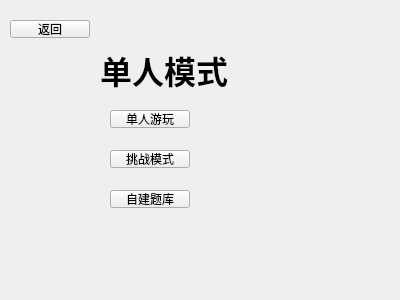
<?xml version="1.0" encoding="UTF-8"?>
<ui version="4.0">
 <class>SinglePlayerMode</class>
 <widget class="QWidget" name="SinglePlayerMode">
  <property name="geometry">
   <rect>
    <x>0</x>
    <y>0</y>
    <width>400</width>
    <height>300</height>
   </rect>
  </property>
  <property name="windowTitle">
   <string>Form</string>
  </property>
  <widget class="QLabel" name="TitleLabel">
   <property name="geometry">
    <rect>
     <x>100</x>
     <y>40</y>
     <width>141</width>
     <height>61</height>
    </rect>
   </property>
   <property name="text">
    <string>&lt;html&gt;&lt;head/&gt;&lt;body&gt;&lt;p&gt;&lt;span style=&quot; font-size:24pt; font-weight:700;&quot;&gt;单人模式&lt;/span&gt;&lt;/p&gt;&lt;/body&gt;&lt;/html&gt;</string>
   </property>
  </widget>
  <widget class="QPushButton" name="SinglePlayerButton">
   <property name="geometry">
    <rect>
     <x>110</x>
     <y>110</y>
     <width>80</width>
     <height>18</height>
    </rect>
   </property>
   <property name="text">
    <string>单人游玩</string>
   </property>
  </widget>
  <widget class="QPushButton" name="ChallengeModeButton">
   <property name="geometry">
    <rect>
     <x>110</x>
     <y>150</y>
     <width>80</width>
     <height>18</height>
    </rect>
   </property>
   <property name="text">
    <string>挑战模式</string>
   </property>
  </widget>
  <widget class="QPushButton" name="SelfcreatedModeButton">
   <property name="geometry">
    <rect>
     <x>110</x>
     <y>190</y>
     <width>80</width>
     <height>18</height>
    </rect>
   </property>
   <property name="text">
    <string>自建题库</string>
   </property>
  </widget>
  <widget class="QPushButton" name="BackButton">
   <property name="geometry">
    <rect>
     <x>10</x>
     <y>20</y>
     <width>80</width>
     <height>18</height>
    </rect>
   </property>
   <property name="text">
    <string>返回</string>
   </property>
  </widget>
 </widget>
 <resources/>
 <connections/>
</ui>
